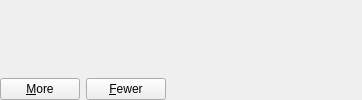
                                <widget class="QWidget" name="queryRulesStackPage">
                                  <attribute name="id">
                                    <number>0</number>
                                  </attribute>
                                  <layout class="QGridLayout">
                                    <property name="margin">
                                      <number>0</number>
                                    </property>
                                    <item row="0" column="0" rowspan="1" colspan="3">
                                      <widget class="QWidget" name="query_rules">
                                      </widget>
                                    </item>
                                    <item row="1" column="0">
                                      <widget class="QPushButton" name="moreRulesBtn">
                                        <property name="sizePolicy">
                                          <sizepolicy>
                                            <hsizetype>0</hsizetype>
                                            <vsizetype>0</vsizetype>
                                            <horstretch>0</horstretch>
                                            <verstretch>0</verstretch>
                                          </sizepolicy>
                                        </property>
                                        <property name="text">
                                          <string>&amp;More</string>
                                        </property>
                                        <property name="shortcut">
                                          <string>Alt+M</string>
                                        </property>
                                      </widget>
                                    </item>
                                    <item row="1" column="1">
                                      <widget class="QPushButton" name="fewerRulesBtn">
                                        <property name="sizePolicy">
                                          <sizepolicy>
                                            <hsizetype>0</hsizetype>
                                            <vsizetype>0</vsizetype>
                                            <horstretch>0</horstretch>
                                            <verstretch>0</verstretch>
                                          </sizepolicy>
                                        </property>
                                        <property name="text">
                                          <string>&amp;Fewer</string>
                                        </property>
                                        <property name="shortcut">
                                          <string>Alt+F</string>
                                        </property>
                                      </widget>
                                    </item>
                                    <item row="1" column="2">
                                      <spacer name="Spacer2">
                                        <property name="sizeHint">
                                          <size>
                                            <width>190</width>
                                            <height>16</height>
                                          </size>
                                        </property>
                                        <property name="sizeType">
                                          <enum>QSizePolicy::Expanding</enum>
                                        </property>
                                        <property name="orientation">
                                          <enum>Qt::Horizontal</enum>
                                        </property>
                                      </spacer>
                                    </item>
                                  </layout>
                                </widget>
